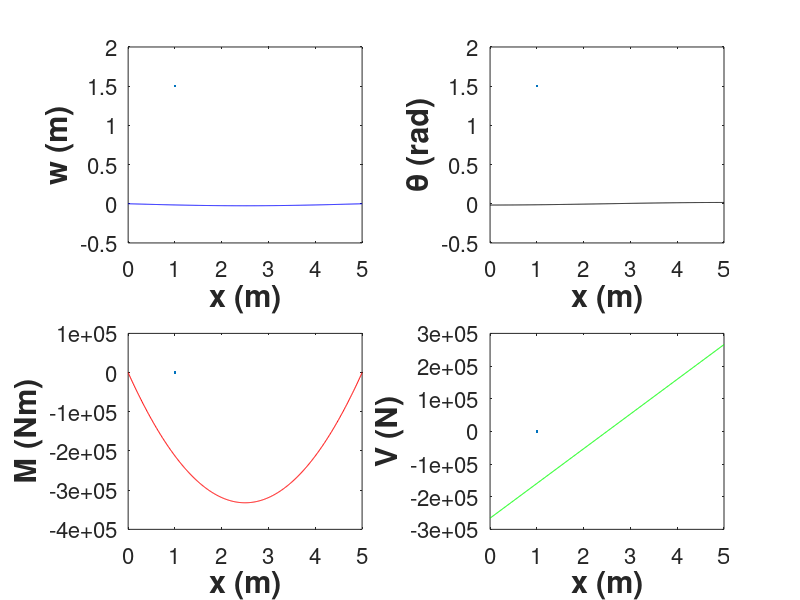

Reproduce this figure in MATLAB.

% calculate and plot deflection, slope, bending moment and shear force in a
% simply supported beam
clear all;clc;close all;

set(0,'defaultaxesfontsize',16);

E=50*10^9; % Young's modulus in Pa
h=0.3;     % cross-section side in m
I=h^4/12;   % second moment of area
L=5;       % beam span in m
q=-100*1063;   % distributed load N/m
x=0:0.01:5; % axial distance from hinge

w=q*x/(24*E*I).*(x.^3-2*L*x.^2+L^3);
sl=q/(24*E*I).*(4*x.^3-6*L*x.^2+L^3);
M=q/2*x.*(L-x);
V=q*(L/2-x);

figure(1)
subplot(2,2,1)
plot(x,w,'b-',LineWidth=1.5)
xlabel('x (m)','FontWeight','bold','FontSize',22);
ylabel('w (m)','FontWeight','bold','FontSize',22);
subplot(2,2,2)
plot(x,sl,'k-',LineWidth=1.5)
xlabel('x (m)','FontWeight','bold','FontSize',22);
ylabel('\theta (rad)','FontWeight','bold','FontSize',22);
subplot(2,2,3)
plot(x,M,'r-',LineWidth=1.5)
xlabel('x (m)','FontWeight','bold','FontSize',22);
ylabel('M (Nm)','FontWeight','bold','FontSize',22);
subplot(2,2,4)
plot(x,V,'g-',LineWidth=1.5)
xlabel('x (m)','FontWeight','bold','FontSize',22);
ylabel('V (N)','FontWeight','bold','FontSize',22);
